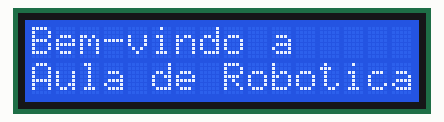
Recording of a sketch running on a simulated Arduino Uno, built with avr-gcc and run on an emulated ATmega328P. Parts: 16×2 character LCD.

Above: at 0.1 s.
At 1.1 s:
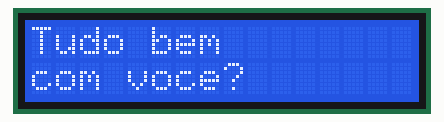

Measured:
- what the display in image 1 shows lasts 1.0 s, from 1.1 s to 2.1 s

The sketch:

Display_LCD.ino
```cpp
#include <LiquidCrystal.h>

LiquidCrystal lcd(12, 11, 5, 4, 3, 2);

void setup() {

  lcd.begin(16, 2);

}

void loop() {
  lcd.setCursor(0,0);
  lcd.print("Bem-vindo a");
  lcd.setCursor(0,1);
  lcd.print("Aula de Robotica");
  delay(1000);
  lcd.clear();

  lcd.setCursor(0,0);
  lcd.print("Tudo bem ");
  lcd.setCursor(0,1);
  lcd.print("com voce?");
  delay(1000);
  lcd.clear();

}
```
